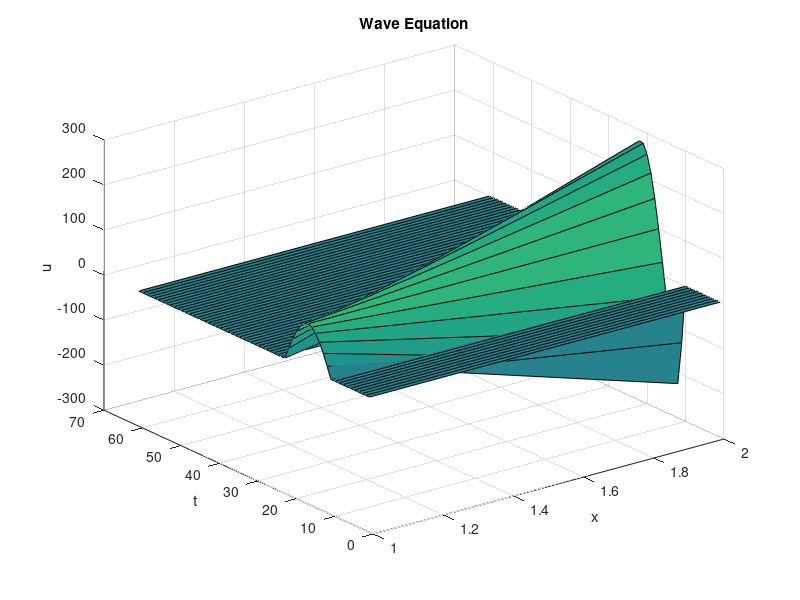

MATLAB code to generate this figure:
clear;clc;
h=input('enter value of h');
k=input('enter value of k');
c=input('enter value of c');
w=(c*k)/h;
x=0:h:300;
t=0:k:1;
m=length(x);
n=length(t);
u=zeros(m,n);
for i=1:m
    if (x(i)>=0&&x(i)<=50)
    IC(i)=0;
elseif (x(i)>=50&&x(i)<=110)
    IC(i)=100*sin(pi*(x(i)-50)/60);
else
    IC(i)=0;
    end
end
u(:,1)=IC';
u([1,end],:)=0;
j=1;
for i=2:m-1
    u(i,j+1)=u(i,j)-w*u(i+1,j)+w*u(i-1,j);
end
for j=2:n-1
    for i=2:m-1
        u(i,j+1)=u(i,j-1)-w*u(i+1,j)+w*u(i-1,j);
    end
end
u
surf(u);
xlabel('x');
ylabel('t');
zlabel('u');
title('Wave Equation');